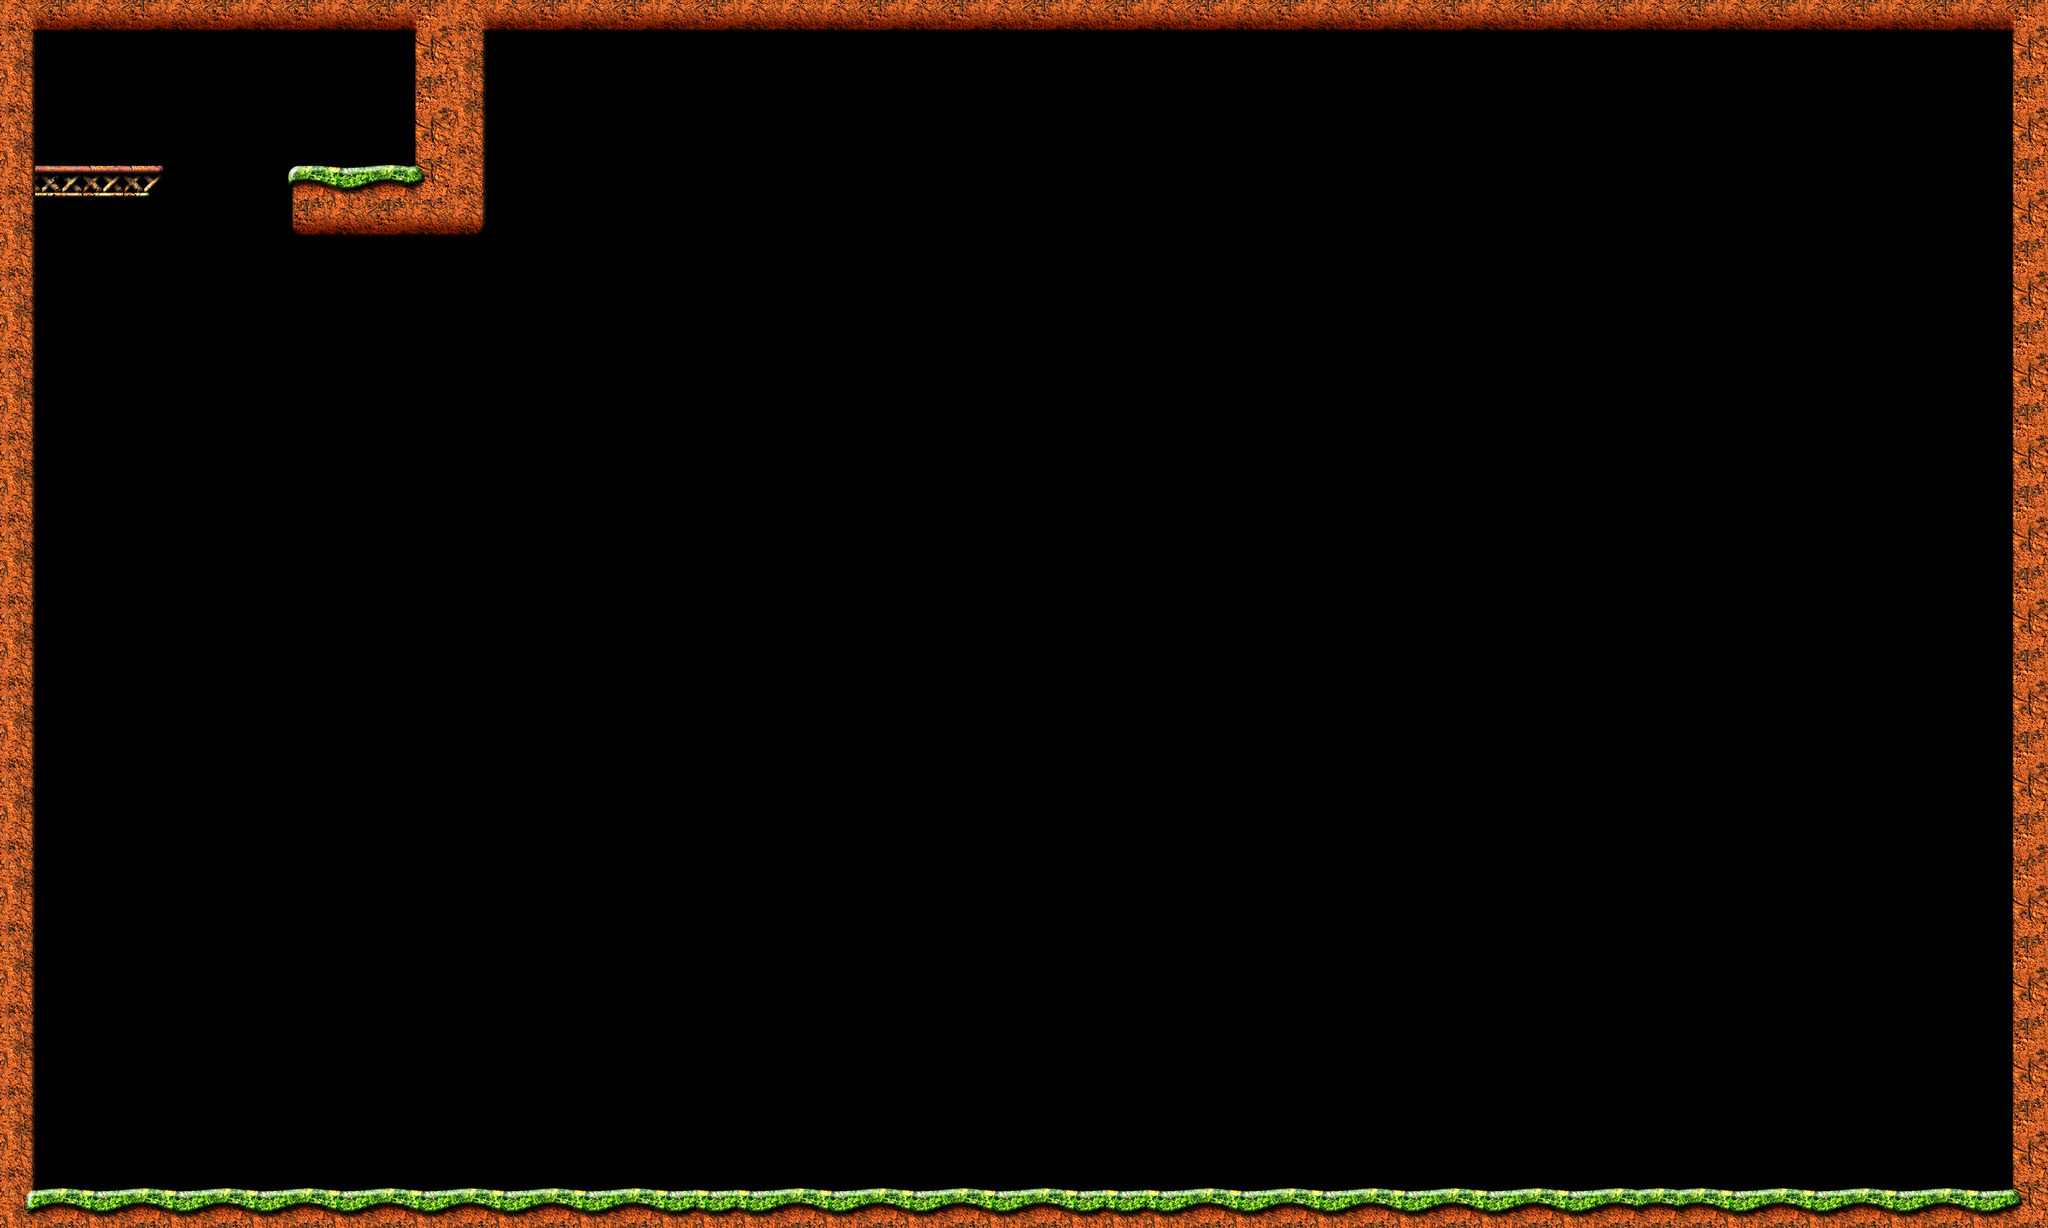

This game map was drawn from its Tiled (.tmx) file and the tilesets committed beside it. A one-line description and the trimmed map source follow:
An orthogonal 50x30 tile map with 64x64 px tiles, 2 tile layers (ForegroundPlatform2, ForegroundPlatform), 2 tilesets.

<map version="1.0" orientation="orthogonal" renderorder="right-down" width="50" height="30" tilewidth="64" tileheight="64" nextobjectid="1">
 <tileset firstgid="1" name="World" tilewidth="256" tileheight="256">
  <tile id="0">
   <image width="64" height="64" source="Walkway 1 E.png" />
  </tile>
  <tile id="1">
   <image width="64" height="64" source="Walkway 1 W.png" />
  </tile>
  <tile id="2">
   <image width="64" height="64" source="Walkway 2 E.png" />
  </tile>
  <tile id="3">
   <image width="64" height="64" source="Walkway 2 W.png" />
  </tile>
  <tile id="4">
   <image width="64" height="64" source="Wall 1 NE.png" />
  </tile>
  <tile id="5">
   <image width="64" height="64" source="Wall 1 NW.png" />
  </tile>
  <tile id="6">
   <image width="64" height="64" source="Wall 1 SE.png" />
  </tile>
  <tile id="7">
   <image width="64" height="64" source="Wall 1 SW.png" />
  </tile>
  <tile id="8">
   <image width="64" height="64" source="Wall 2 NE.png" />
  </tile>
  <tile id="9">
   <image width="64" height="64" source="Wall 2 NW.png" />
  </tile>
  <tile id="10">
   <image width="64" height="64" source="Wall 2 SE.png" />
  </tile>
  <tile id="11">
   <image width="64" height="64" source="Wall 2 SW.png" />
  </tile>
  <tile id="12">
   <image width="64" height="64" source="Wall 3 NE.png" />
  </tile>
  <tile id="13">
   <image width="64" height="64" source="Wall 3 NW.png" />
  </tile>
  <tile id="14">
   <image width="64" height="64" source="Wall 3 SE.png" />
  </tile>
  <tile id="15">
   <image width="64" height="64" source="Wall 3 SW.png" />
  </tile>
  <tile id="16">
   <image width="64" height="64" source="Wall 4 NE.png" />
  </tile>
  <tile id="17">
   <image width="64" height="64" source="Wall 4 NW.png" />
  </tile>
  <tile id="18">
   <image width="64" height="64" source="Wall 4 SE.png" />
  </tile>
  <tile id="19">
   <image width="64" height="64" source="Wall 4 SW.png" />
  </tile>
  <tile id="20">
   <image width="64" height="64" source="Wall 5 NE.png" />
  </tile>
  <tile id="21">
   <image width="64" height="64" source="Wall 5 NW.png" />
  </tile>
  <tile id="22">
   <image width="64" height="64" source="Wall 5 SE.png" />
  </tile>
  <tile id="23">
   <image width="64" height="64" source="Wall 5 SW.png" />
  </tile>
  <tile id="24">
   <image width="256" height="256" source="Grass.png" />
  </tile>
 </tileset>
 <tileset firstgid="26" name="Platforms" tilewidth="1" tileheight="1" />
 <layer name="ForegroundPlatform2" width="50" height="30">
  <data>[1500 cells, 4 non-empty, 3 distinct tile ids]</data>
 </layer>
 <layer name="ForegroundPlatform" width="50" height="30">
  <data>[1500 cells, 172 non-empty, 15 distinct tile ids]</data>
 </layer>
</map>
